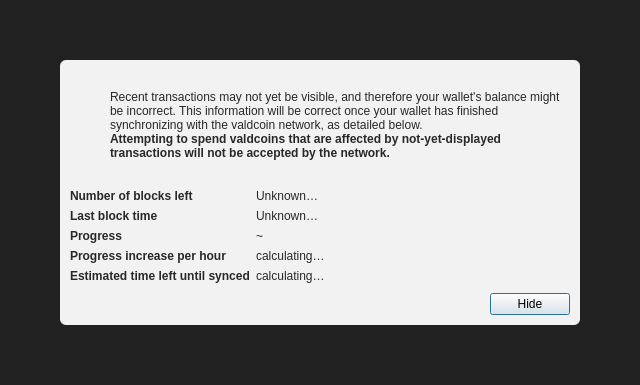
<?xml version="1.0" encoding="UTF-8"?>
<ui version="4.0">
 <class>ModalOverlay</class>
 <widget class="QWidget" name="ModalOverlay">
  <property name="geometry">
   <rect>
    <x>0</x>
    <y>0</y>
    <width>640</width>
    <height>385</height>
   </rect>
  </property>
  <property name="windowTitle">
   <string>Form</string>
  </property>
  <layout class="QVBoxLayout" name="verticalLayout" stretch="0">
   <property name="sizeConstraint">
    <enum>QLayout::SetDefaultConstraint</enum>
   </property>
   <property name="leftMargin">
    <number>0</number>
   </property>
   <property name="topMargin">
    <number>0</number>
   </property>
   <property name="rightMargin">
    <number>0</number>
   </property>
   <property name="bottomMargin">
    <number>0</number>
   </property>
   <item>
    <widget class="QWidget" name="bgWidget" native="true">
     <property name="styleSheet">
      <string notr="true">#bgWidget { background: rgba(0,0,0,220); }</string>
     </property>
     <layout class="QVBoxLayout" name="verticalLayoutMain" stretch="1">
      <property name="leftMargin">
       <number>60</number>
      </property>
      <property name="topMargin">
       <number>60</number>
      </property>
      <property name="rightMargin">
       <number>60</number>
      </property>
      <property name="bottomMargin">
       <number>60</number>
      </property>
      <item>
       <widget class="QWidget" name="contentWidget" native="true">
        <property name="styleSheet">
         <string notr="true">#contentWidget { background: rgba(255,255,255,240); border-radius: 6px; }

QLabel { color: rgb(40,40,40);  }</string>
        </property>
        <layout class="QVBoxLayout" name="verticalLayoutSub" stretch="1,0,0,0">
         <property name="spacing">
          <number>0</number>
         </property>
         <property name="leftMargin">
          <number>10</number>
         </property>
         <property name="topMargin">
          <number>10</number>
         </property>
         <property name="rightMargin">
          <number>10</number>
         </property>
         <property name="bottomMargin">
          <number>10</number>
         </property>
         <item>
          <layout class="QHBoxLayout" name="horizontalLayoutIconText" stretch="0,1">
           <property name="topMargin">
            <number>20</number>
           </property>
           <item>
            <layout class="QVBoxLayout" name="verticalLayoutIcon">
             <property name="leftMargin">
              <number>0</number>
             </property>
             <item>
              <widget class="QPushButton" name="warningIcon">
               <property name="enabled">
                <bool>false</bool>
               </property>
               <property name="text">
                <string/>
               </property>
               <property name="icon">
                <iconset>
                 <normaloff>:/icons/warning</normaloff>
                 <disabledoff>:/icons/warning</disabledoff>:/icons/warning</iconset>
               </property>
               <property name="iconSize">
                <size>
                 <width>48</width>
                 <height>48</height>
                </size>
               </property>
               <property name="flat">
                <bool>true</bool>
               </property>
              </widget>
             </item>
             <item>
              <spacer name="verticalSpacerWarningIcon">
               <property name="orientation">
                <enum>Qt::Vertical</enum>
               </property>
               <property name="sizeHint" stdset="0">
                <size>
                 <width>20</width>
                 <height>40</height>
                </size>
               </property>
              </spacer>
             </item>
            </layout>
           </item>
           <item>
            <layout class="QVBoxLayout" name="verticalLayoutInfoText">
             <property name="leftMargin">
              <number>0</number>
             </property>
             <property name="topMargin">
              <number>0</number>
             </property>
             <item>
              <widget class="QLabel" name="infoText">
               <property name="text">
                <string>Recent transactions may not yet be visible, and therefore your wallet's balance might be incorrect. This information will be correct once your wallet has finished synchronizing with the valdcoin network, as detailed below.</string>
               </property>
               <property name="textFormat">
                <enum>Qt::RichText</enum>
               </property>
               <property name="wordWrap">
                <bool>true</bool>
               </property>
              </widget>
             </item>
             <item>
              <widget class="QLabel" name="infoTextStrong">
               <property name="font">
                <font>
                 <weight>75</weight>
                 <bold>true</bold>
                </font>
               </property>
               <property name="text">
                <string>Attempting to spend valdcoins that are affected by not-yet-displayed transactions will not be accepted by the network.</string>
               </property>
               <property name="textFormat">
                <enum>Qt::RichText</enum>
               </property>
               <property name="wordWrap">
                <bool>true</bool>
               </property>
              </widget>
             </item>
             <item>
              <spacer name="verticalSpacerInTextSpace">
               <property name="orientation">
                <enum>Qt::Vertical</enum>
               </property>
               <property name="sizeHint" stdset="0">
                <size>
                 <width>20</width>
                 <height>40</height>
                </size>
               </property>
              </spacer>
             </item>
            </layout>
           </item>
          </layout>
         </item>
         <item>
          <spacer name="verticalSpacerAfterText">
           <property name="orientation">
            <enum>Qt::Vertical</enum>
           </property>
           <property name="sizeHint" stdset="0">
            <size>
             <width>20</width>
             <height>40</height>
            </size>
           </property>
          </spacer>
         </item>
         <item>
          <layout class="QFormLayout" name="formLayout">
           <property name="fieldGrowthPolicy">
            <enum>QFormLayout::FieldsStayAtSizeHint</enum>
           </property>
           <property name="horizontalSpacing">
            <number>6</number>
           </property>
           <property name="verticalSpacing">
            <number>6</number>
           </property>
           <property name="topMargin">
            <number>10</number>
           </property>
           <item row="0" column="0">
            <widget class="QLabel" name="labelNumberOfBlocksLeft">
             <property name="font">
              <font>
               <weight>75</weight>
               <bold>true</bold>
              </font>
             </property>
             <property name="text">
              <string>Number of blocks left</string>
             </property>
            </widget>
           </item>
           <item row="0" column="1">
            <widget class="QLabel" name="numberOfBlocksLeft">
             <property name="text">
              <string>Unknown…</string>
             </property>
            </widget>
           </item>
           <item row="1" column="0">
            <widget class="QLabel" name="labelLastBlockTime">
             <property name="font">
              <font>
               <weight>75</weight>
               <bold>true</bold>
              </font>
             </property>
             <property name="text">
              <string>Last block time</string>
             </property>
            </widget>
           </item>
           <item row="1" column="1">
            <widget class="QLabel" name="newestBlockDate">
             <property name="sizePolicy">
              <sizepolicy hsizetype="Maximum" vsizetype="Preferred">
               <horstretch>0</horstretch>
               <verstretch>0</verstretch>
              </sizepolicy>
             </property>
             <property name="text">
              <string>Unknown…</string>
             </property>
            </widget>
           </item>
           <item row="2" column="0">
            <widget class="QLabel" name="labelSyncDone">
             <property name="font">
              <font>
               <weight>75</weight>
               <bold>true</bold>
              </font>
             </property>
             <property name="text">
              <string>Progress</string>
             </property>
            </widget>
           </item>
           <item row="2" column="1">
            <layout class="QHBoxLayout" name="horizontalLayoutSync" stretch="0,1">
             <item>
              <widget class="QLabel" name="percentageProgress">
               <property name="text">
                <string notr="true">~</string>
               </property>
              </widget>
             </item>
            </layout>
           </item>
           <item row="4" column="0">
            <widget class="QLabel" name="labelProgressIncrease">
             <property name="font">
              <font>
               <weight>75</weight>
               <bold>true</bold>
              </font>
             </property>
             <property name="text">
              <string>Progress increase per hour</string>
             </property>
            </widget>
           </item>
           <item row="4" column="1">
            <widget class="QLabel" name="progressIncreasePerH">
             <property name="text">
              <string>calculating…</string>
             </property>
            </widget>
           </item>
           <item row="5" column="0">
            <widget class="QLabel" name="labelEstimatedTimeLeft">
             <property name="font">
              <font>
               <weight>75</weight>
               <bold>true</bold>
              </font>
             </property>
             <property name="text">
              <string>Estimated time left until synced</string>
             </property>
            </widget>
           </item>
           <item row="5" column="1">
            <widget class="QLabel" name="expectedTimeLeft">
             <property name="text">
              <string>calculating…</string>
             </property>
            </widget>
           </item>
          </layout>
         </item>
         <item>
          <layout class="QHBoxLayout" name="horizontalLayoutButtons">
           <property name="leftMargin">
            <number>10</number>
           </property>
           <property name="topMargin">
            <number>10</number>
           </property>
           <item>
            <spacer name="horizontalSpacer">
             <property name="orientation">
              <enum>Qt::Horizontal</enum>
             </property>
             <property name="sizeHint" stdset="0">
              <size>
               <width>40</width>
               <height>20</height>
              </size>
             </property>
            </spacer>
           </item>
           <item>
            <widget class="QPushButton" name="closeButton">
             <property name="text">
              <string>Hide</string>
             </property>
             <property name="shortcut">
              <string>Esc</string>
             </property>
             <property name="focusPolicy">
              <enum>Qt::StrongFocus</enum>
             </property>
             <property name="default">
              <bool>true</bool>
             </property>
            </widget>
           </item>
          </layout>
         </item>
        </layout>
       </widget>
      </item>
     </layout>
    </widget>
   </item>
  </layout>
 </widget>
 <resources/>
 <connections/>
</ui>
